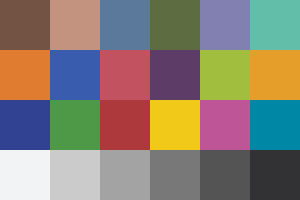

Recreate this plot in Python.
# -*- coding: utf-8 -*-
"""
Created on Wed May 21 14:09:56 2014

@author: chuong
"""
from __future__ import absolute_import, division, print_function


import cv2
import numpy as np
from matplotlib import pylab as plt

#                            RED GRN BLU      NAME
CameraTrax_24ColorCard = [  [115, 83, 68],\
                            [196,147,127],\
                            [ 91,122,155],\
                            [ 94,108, 66],\
                            [129,128,176],\
                            [ 98,190,168],\
                            [223,124, 47],\
                            [ 72, 92,174],\
                            [194, 82, 96],\
                            [ 93, 60,103],\
                            [162,190, 62],\
                            [229,158, 41],\
                            [ 49, 66,147],\
                            [ 77,153, 71],\
                            [173, 57, 60],\
                            [241,201, 25],\
                            [190, 85,150],\
                            [  0,135,166],\
                            [242,243,245],\
                            [203,203,204],\
                            [162,163,162],\
                            [120,120,120],\
                            [ 84, 84, 84],\
                            [ 50, 50, 52]]
ColourNames = ['DrkTone', 'LtTone', 'SkyBlue', 'Tree-Grn', 'LtBlu', 'Blu-Grn', \
               'Orange', 'MedBlu', 'LtRed', 'Purple', 'Yel-Grn', 'Org-Grn', \
               'Blue', 'Green', 'Red', 'Yellow', 'Magenta', 'Cyan', \
               'White', 'LtGrey', 'Grey', 'DrkGrey', 'Charcoal', 'Black']
SquareSize = 50 # pixels                            
P24ColorCard = np.zeros([SquareSize*4, SquareSize*6, 3], dtype = np.uint8)
for i,Colour in enumerate(CameraTrax_24ColorCard):
    R,G,B = Colour
    Row = int(i/6)
    Col = i - Row*6
    P24ColorCard[Row*SquareSize:(Row+1)*SquareSize, Col*SquareSize:(Col+1)*SquareSize, 0] = R
    P24ColorCard[Row*SquareSize:(Row+1)*SquareSize, Col*SquareSize:(Col+1)*SquareSize, 1] = G
    P24ColorCard[Row*SquareSize:(Row+1)*SquareSize, Col*SquareSize:(Col+1)*SquareSize, 2] = B

P24ColorCard_BGR = P24ColorCard[:,:,::-1]
cv2.imwrite('CameraTrax_24ColorCard_2x3in.png', P24ColorCard_BGR)
P24ColorCard_BGR2 = cv2.imread('CameraTrax_24ColorCard_2x3in.png')
if (P24ColorCard_BGR2 != P24ColorCard_BGR).any():
    print('Output image is not the same as the actual image')

plt.imshow(P24ColorCard)
plt.show()
